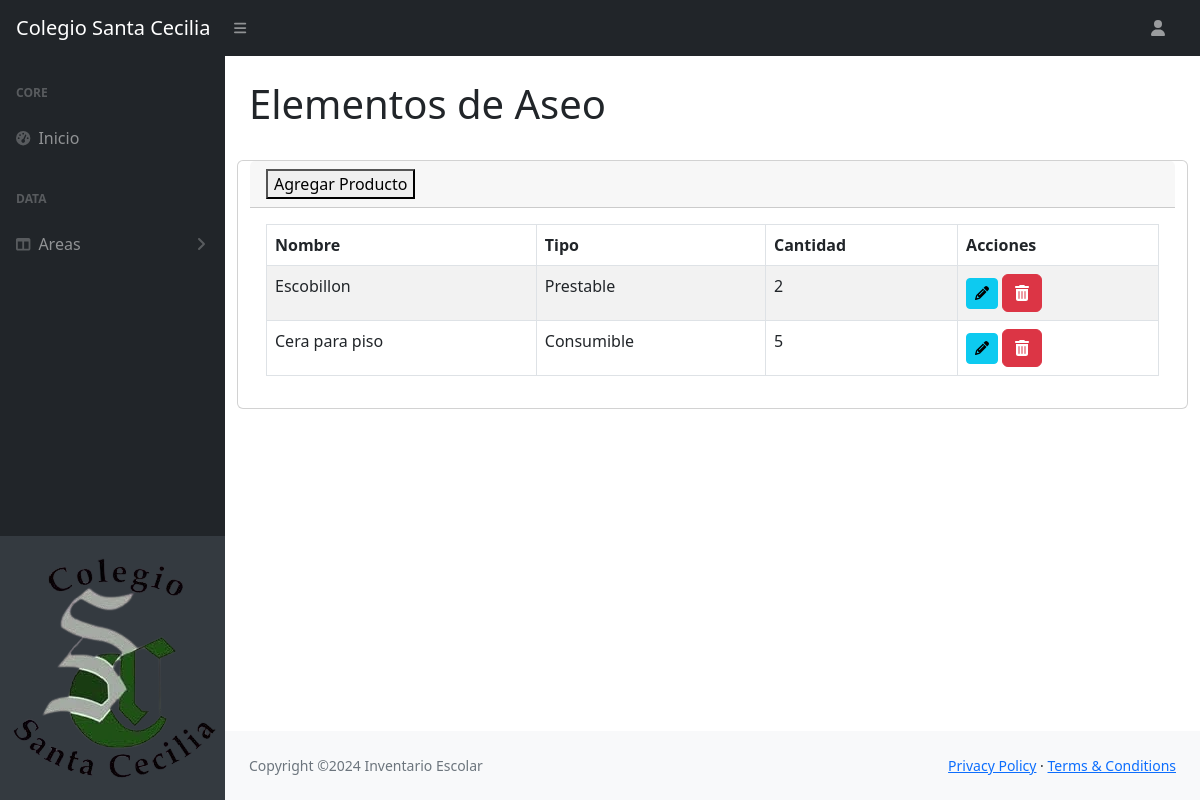
/aseo/ (signed in), run on the app's committed database.
### Core/models.py (models this page shows, shortened)
class Aseo(models.Model):
    id_insumo = models.AutoField(primary_key=True)
    nombre_insumo = models.CharField(max_length=255)
    cantidad_insumo = models.IntegerField()
    tipo_insumo = models.CharField(max_length=255)

### Core/views.py (the view)
# urls.py: path('aseo/', aseo, name='aseo'),
def aseo(request):
    productos = Aseo.objects.all()
    data = {'productos': productos}
    return render(request, 'Core/aseo.html', data)

### Core/templates/Core/aseo.html (shortened to what this page needs)
{% extends 'Core/index.html' %}
{% load static %}
{% block contenido %}
<div class="container-fluid px-4">
    <h1 class="mt-4">Elementos de Aseo</h1>
    <div class="row">
        <div class="card mb-4">
            <div class="card-header">
                <a href="{% url 'agregarA' %}" class="floating-btn">
                    <button class="custom-btn">Agregar Producto</button>
                </a>
            </div>
            <div class="card-body">
                <table id="aseoTable" class="table table-striped table-bordered">
                    <thead>
                        <tr>
                            <th>Nombre</th>
                            <th>Tipo</th>
                            <th>Cantidad</th>
                            <th>Acciones</th>
                        </tr>
                    </thead>
                    <tbody>
                        {% for producto in productos %}
                        <tr>
                            <td>{{ producto.nombre_insumo }}</td>
                            <td>{{ producto.tipo_insumo }}</td>
                            <td class="cantidad">{{ producto.cantidad_insumo }}</td>
                            <td><a href="{% url 'modificarA' id=producto.id_insumo %}" class="btn btn-info btn-sm" aria-label="Modificar producto {{ producto.nombre_material }}"><i class="fas fa-pencil-alt"></i></a>
                            <a href="{% url 'eliminarA' id=producto.id_insumo %}" class="btn btn-danger" aria-label="Eliminar producto {{ producto.nombre_material }}"><i class="fas fa-trash-alt"></i></a></td>
                        </tr>
                        {% empty %}
                        <tr>
                            <td colspan="4">No hay productos disponibles.</td>
                        </tr>
                        {% endfor %}
                    </tbody>
                </table>
            </div>
        </div>
    </div>
</div>
{% endblock %}

### data on the page
Aseo: nombre_insumo "Escobillon", tipo_insumo "Prestable", cantidad_insumo "2"
Aseo: nombre_insumo "Cera para piso", tipo_insumo "Consumible", cantidad_insumo "5"
